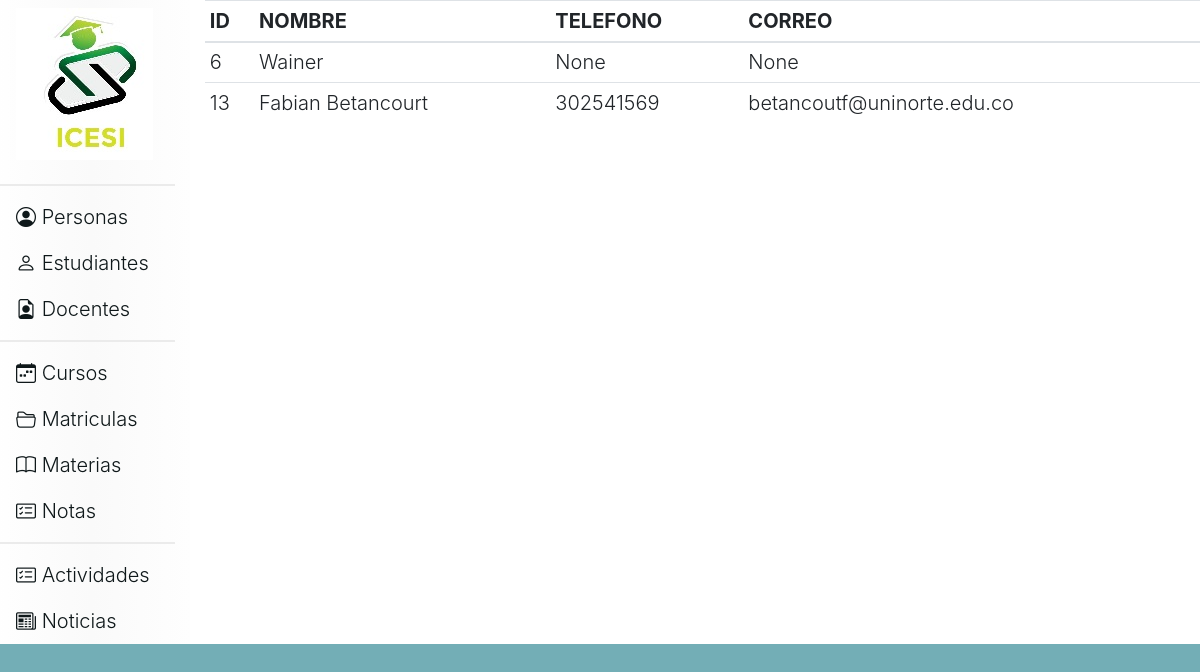
Page /docentes on the committed database.
### tables this page shows
CREATE TABLE user (id integer PRIMARY KEY AUTOINCREMENT, nombre_usuario char (50) NOT NULL, telefono INTEGER (20), correo VARCHAR (30), direccion VARCHAR (50), id_rol integer NOT NULL);

### app.py (the view)
@app.route('/docentes')
def docentes():
    response=controller.DatosUsuarios('DOCENTE')
    return render_template('docentes.html',lista=response)

### controller.py (called while the page is built)
def Conectar():
    conexion= sqlite3.connect("ciclo3db.db")
    return conexion

def DatosUsuarios(rol):
    conn= Conectar()
    cursor= conn.execute("select `user`.id, `user`.nombre_usuario,`user`.telefono, `user`.correo, `user`.direccion from `user` inner join roles on (`user`.id_rol=roles.id) where `roles`.nombre='"+rol+"';")
    return cursor.fetchall() #item
    conn.close()

### templates/docentes.html
{% extends 'head.html' %}
{% block contenido %}
    <table class="table table-sm">
        <thead>
            <tr>
                <th>ID</th>
                <th>NOMBRE</th>
                <th>TELEFONO</th>
                <th>CORREO</th>
            </tr>
        </thead>
        <tbody>
            {% for item in lista %}
            <tr>
                <td>{% print(item[0])%}</td>
                <td>{% print(item[1])%}</td>
                <td>{% print(item[2])%}</td>
                <td>{% print(item[3])%}</td>
            </tr>
            {% endfor %}
        </tbody>
    </table>
{% endblock %}

### static/css/estilos.css (style rules this page uses)
body { background-color: #73aeb6; font-size: 20px; font-weight: 300; }

### rows in the picture
user: id "6", nombre_usuario "Wainer", print "None"
user: id "13", nombre_usuario "Fabian Betancourt", telefono "302541569", correo "betancoutf@uninorte.edu.co"
